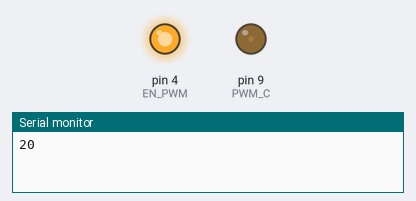
The sketch below on a simulated Arduino Uno, built with avr-gcc and run on an emulated ATmega328P. Parts: output pins drawn as LEDs (lit = HIGH), the last lines printed to the serial monitor.

Above: at 0.1 s.
At 18.1 s:
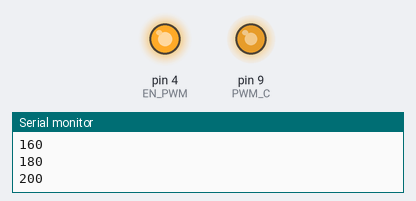
At 38.1 s:
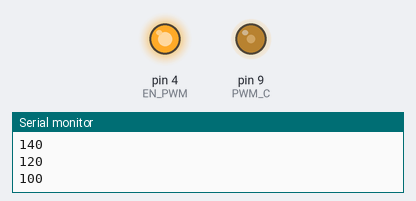
Timing chart, 0 to 39.6 s (numbered marks = the images above):
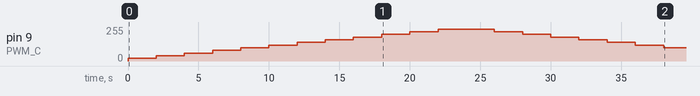

The sketch:

fan_test_speed.ino
```cpp
const int PWM_C = 9; // Kudu di sini, coy!
const int EN_PWM = 4;
const int nilaiAwal = 20;
const int nilaiMaks = 250;
const int nilaiNaik = 20;
int flagPWM = 1;
int nilaiPWM = nilaiAwal;

void setup() {
  //pinMode(PWM_C, OUTPUT);
  pinMode(EN_PWM, OUTPUT);
  //analogWrite(PWM_C, 80);

  digitalWrite(EN_PWM, HIGH);
  Serial.begin(9600);
}

void loop() {
  analogWrite(PWM_C, nilaiPWM);
  Serial.println(nilaiPWM);
  //digitalWrite(EN_PWM, HIGH);
  delay(2000);
  //digitalWrite(EN_PWM, LOW);
  //delay(1000);
  if (flagPWM == 1){
    if ((nilaiPWM += nilaiNaik) > nilaiMaks) {
      nilaiPWM -= nilaiNaik;
      flagPWM = 0;
    }
  }else if (flagPWM == 0){
    if ((nilaiPWM -= nilaiNaik) < nilaiAwal) {
      nilaiPWM += nilaiNaik;
      flagPWM = 1;
      digitalWrite(EN_PWM, LOW);
      delay(4000);
      digitalWrite(EN_PWM, HIGH);
    }
  }
}
```

Measured:
- by itself, pin 9 (PWM_C): rises from 0/255 to 240/255 in 22.0 s, then falls to 100/255 in 16.0 s
